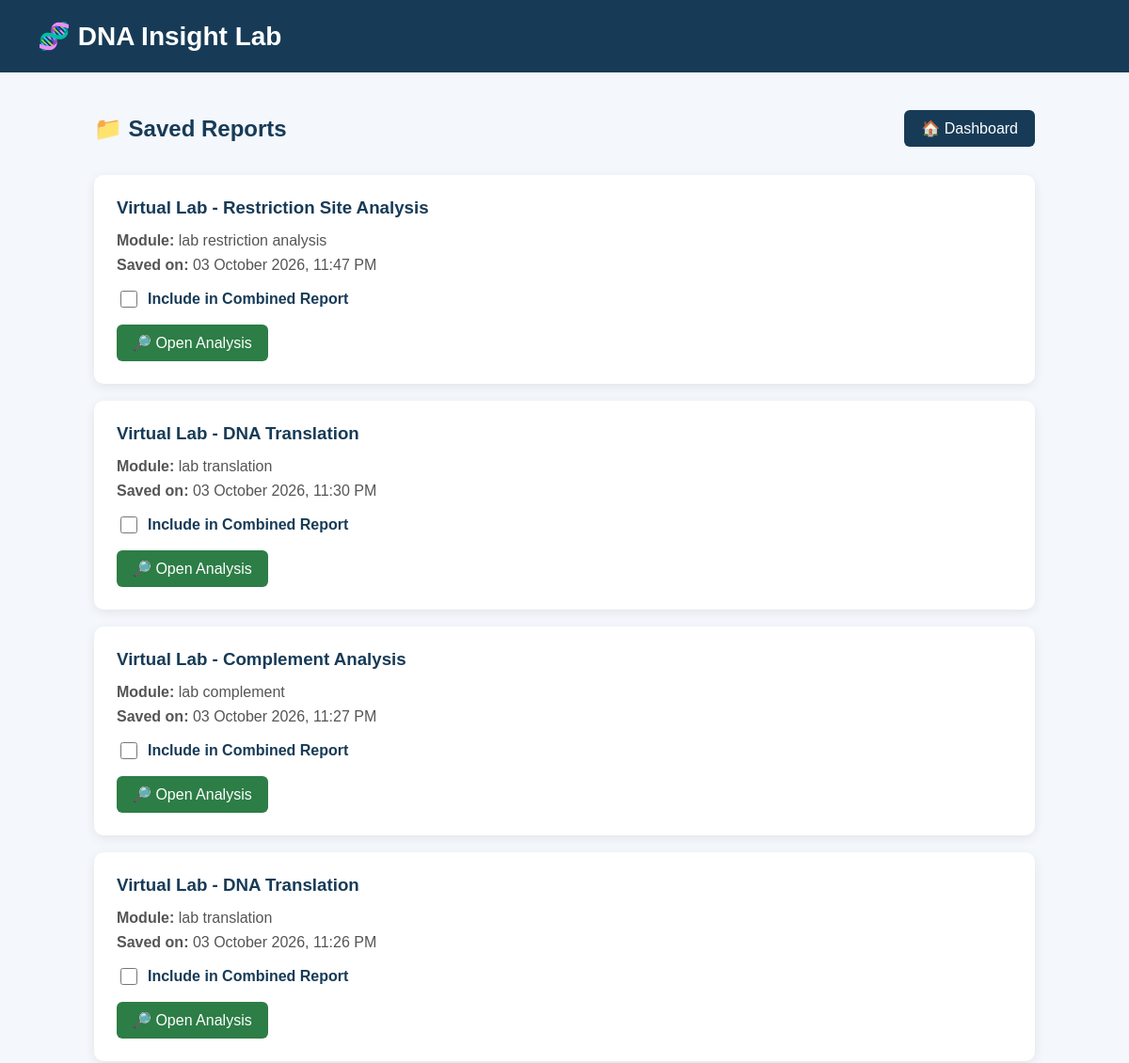
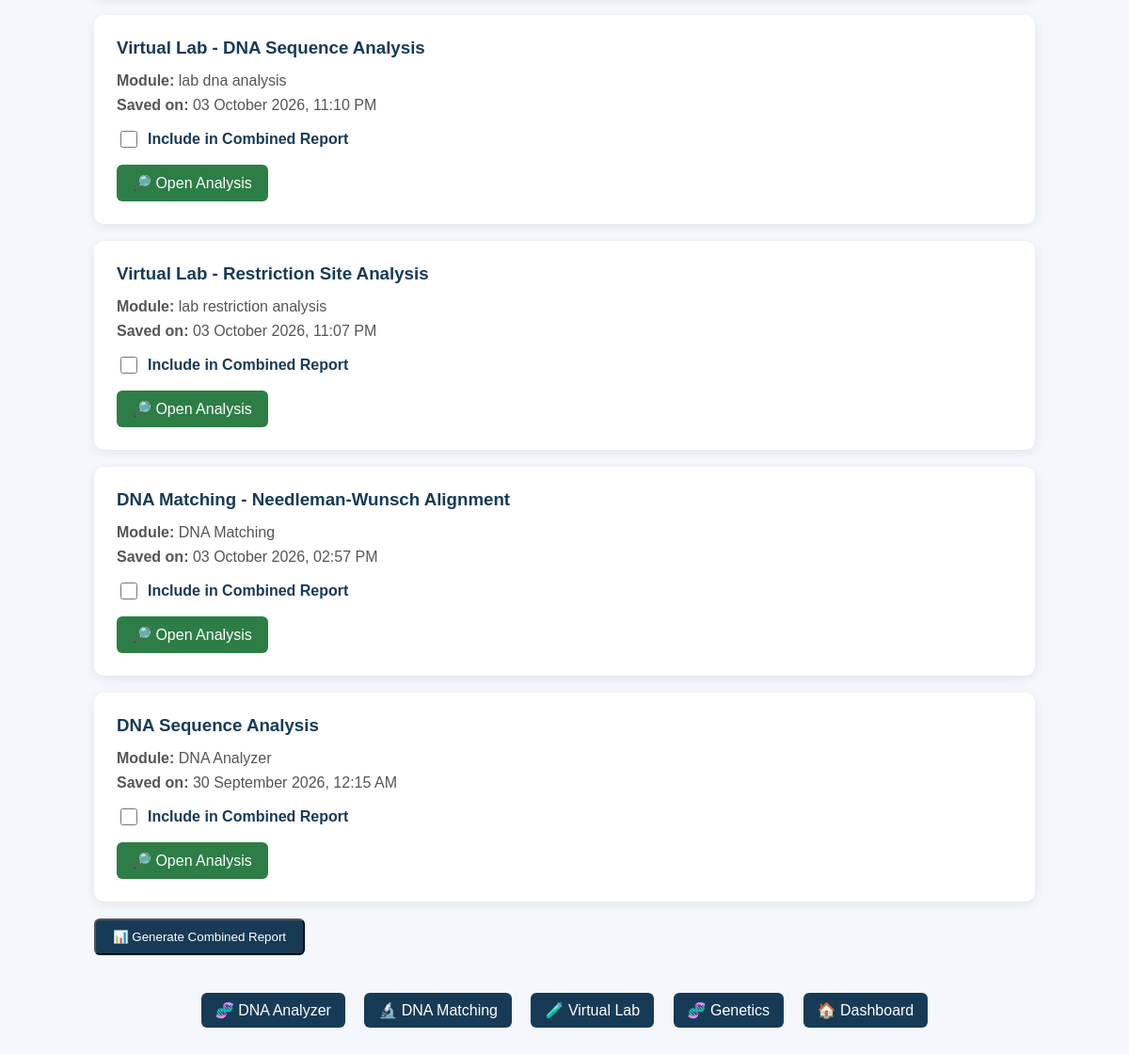
/report/saved, run on the app's committed database (2 pictures, top to bottom).
### tables this page shows
CREATE TABLE saved_analyses (
            id INTEGER PRIMARY KEY AUTOINCREMENT,
            module TEXT NOT NULL,
            title TEXT NOT NULL,
            details TEXT NOT NULL,
            created_at TEXT NOT NULL
        );

### app.py (the view)
@app.route("/report/saved")
def saved_reports():
    connection = sqlite3.connect(
        DATABASE
    )
    connection.row_factory = sqlite3.Row
    try:
        rows = connection.execute(
            """
            SELECT id, module, title, created_at
            FROM saved_analyses
            ORDER BY id DESC
            """
        ).fetchall()
        saved_analyses = [
            dict(row)
            for row in rows
        ]
    finally:
        connection.close()
    return render_template(
        "saved_reports.html",
        saved_analyses=saved_analyses
    )

### templates/saved_reports.html (shortened to what this page needs)
<!DOCTYPE html>
<html lang="en">
<head>
</head>
<body>
<header>
    <h1>
        🧬 DNA Insight Lab
    </h1>
</header>
<div class="container">
    <div class="top-section">
        <h2>
            📁 Saved Reports
        </h2>
        <a
            href="/dashboard"
            class="button"
        >
            🏠 Dashboard
        </a>
    </div>
    {% if saved_analyses %}
        <form action="{{ url_for('generate_combined_report') }}" method="POST">
{% for analysis in saved_analyses %}
<div class="report-card">
<h3>{{ analysis.title }}</h3>
<p class="report-info">
    <strong>Module:</strong> {{ analysis.module }}
</p>
<p class="report-info">
    <strong>Saved on:</strong> {{ analysis.created_at }}
</p>
<label class="select-box">
    <input
        type="checkbox"
        name="analysis_ids"
        value="{{ analysis.id }}"
    >
    Include in Combined Report
</label>
<a
    href="/report/view/{{ analysis.id }}"
    class="open-button"
>
    🔎 Open Analysis
</a>
</div>
{% endfor %}
<button type="submit" class="button">
    📊 Generate Combined Report
</button>
</form>
    {% endif %}
    <div class="back-links">
        <a href="/">
            🧬 DNA Analyzer
        </a>
        <a href="/matching">
            🔬 DNA Matching
        </a>
        <a href="/lab">
            🧪 Virtual Lab
        </a>
        <a href="/genetics">
            🧬 Genetics
        </a>
        <a href="/dashboard">
            🏠 Dashboard
        </a>
    </div>
</div>
</body>
</html>

### templates/saved_reports.html (style rules this page uses)
* { box-sizing: border-box; }
body { margin: 0; font-family: Arial, sans-serif; background: #f4f7fb; color: #1f2937; }
header { background: #173b57; color: white; padding: 22px 40px; }
header h1 { margin: 0; font-size: 28px; }
.container { width: 90%; max-width: 1000px; margin: 40px auto; }
.top-section { display: flex; justify-content: space-between; align-items: center; margin-bottom: 30px; }
.top-section h2 { margin: 0; color: #173b57; }
.button { display: inline-block; padding: 10px 18px; background: #173b57; color: white; text-decoration: none; border-radius: 6px; }
.report-card { background: white; border-radius: 10px; padding: 24px; margin-bottom: 18px; box-shadow: 0 3px 12px rgba(0, 0, 0, 0.08); }
.report-card h3 { margin-top: 0; margin-bottom: 15px; color: #173b57; }
.report-info { margin: 8px 0; color: #555; }
.open-button { display: inline-block; margin-top: 15px; padding: 10px 17px; background: #2d7d46; color: white; text-decoration: none; border-radius: 6px; }
.select-box { margin-top: 15px; display: flex; align-items: center; gap: 8px; color: #173b57; font-weight: 600; }
.select-box input { width: 18px; height: 18px; }
.back-links { margin-top: 35px; text-align: center; }
.back-links a { display: inline-block; margin: 5px 8px; padding: 9px 15px; background: #173b57; color: white; text-decoration: none; border-radius: 6px; }

### data on the page
saved_analyses: title "Virtual Lab - Restriction Site Analysis", module "lab restriction analysis", created_at "03 October 2026, 11:47 PM"
saved_analyses: title "Virtual Lab - DNA Translation", module "lab translation", created_at "03 October 2026, 11:30 PM"
saved_analyses: title "Virtual Lab - Complement Analysis", module "lab complement", created_at "03 October 2026, 11:27 PM"
saved_analyses: title "Virtual Lab - DNA Translation", module "lab translation", created_at "03 October 2026, 11:26 PM"
saved_analyses: title "Virtual Lab - DNA Sequence Analysis", module "lab dna analysis", created_at "03 October 2026, 11:10 PM"
saved_analyses: title "Virtual Lab - Restriction Site Analysis", module "lab restriction analysis", created_at "03 October 2026, 11:07 PM"
saved_analyses: title "DNA Matching - Needleman-Wunsch Alignment", module "DNA Matching", created_at "03 October 2026, 02:57 PM"
saved_analyses: title "DNA Sequence Analysis", module "DNA Analyzer", created_at "30 September 2026, 12:15 AM"
